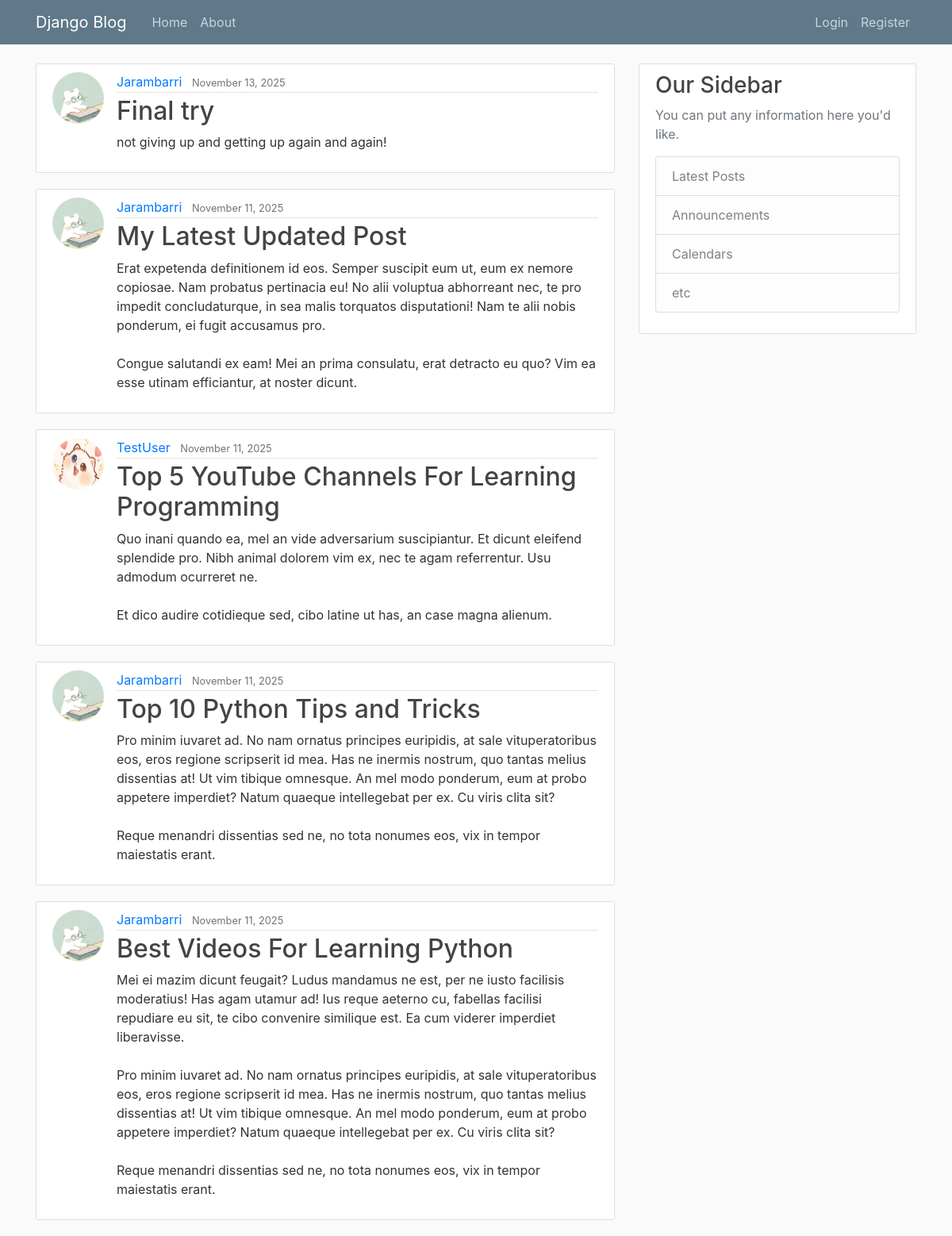
The page / on the database its author committed.
### blog/models.py (models this page shows, shortened)
class Post(models.Model):
    title = models.CharField(max_length=100) #attributes
    content = models.TextField()
    date_posted = models.DateTimeField(default=timezone.now)
    author = models.ForeignKey(User, on_delete=models.CASCADE)

### users/models.py (models this page shows, shortened)
class Profile(models.Model):
    user = models.OneToOneField(User, on_delete=models.CASCADE)
    image= models.ImageField(default='default.jpg', upload_to='profile_pics') #profile_pics is a directory

### blog/views.py (the view)
# urls.py: path('', PostListView.as_view(), name='blog-home'), #empty path is homepage, path naming avoids confusion
class PostListView(ListView):
    model = Post
    template_name = 'blog/home.html' #looking or <app>/<model>_<viewtype>.html
    context_object_name = 'posts'
    ordering = ['-date_posted']
    paginate_by = 5  # X amount of posts by page

### blog/templates/blog/home.html
{% extends "blog/base.html" %}
{% block content %}
    {% for post in posts %}
        <article class="media content-section">
        <img class="rounded-circle article-img" src="{{ post.author.profile.image.url }}" width="30" height="30">
          <div class="media-body">
            <div class="article-metadata">
                <a class="mr-2" href="#">{{ post.author }}</a>
                <small class="text-muted">{{ post.date_posted|date:"F d, Y"}}</small>
            </div>
            <h2><a class="article-title" href="{% url 'post-detail' post.id %}">{{ post.title }}</a></h2>
            <p class="article-content">{{ post.content }}</p>
          </div>
        </article>
    {% endfor %}
{% endblock content %}

### blog/static/blog/main.css (style rules this page uses)
body { background: #fafafa; color: #333333; margin-top: 5rem; }
h1, h2, h3, h4, h5, h6 { color: #444444; }
.content-section { background: #ffffff; padding: 10px 20px; border: 1px solid #dddddd; border-radius: 3px; margin-bottom: 20px; }
.article-title { color: #444444; }
.article-content { white-space: pre-line; }
.article-img { height: 65px; width: 65px; margin-right: 16px; }
.article-metadata { padding-bottom: 1px; margin-bottom: 4px; border-bottom: 1px solid #e3e3e3 }

### rows shown on the page
Post: author.profile.image (picture), author "Jarambarri", date_posted "November 13, 2025", title "Final try", content "not giving up and getting up again and again!"
Post: author.profile.image (picture), author "Jarambarri", date_posted "November 11, 2025", title "My Latest Updated Post", content "Erat expetenda definitionem id eos. Semper suscipit eum ut, eum ex nemore copiosae. Nam probatus pertinacia eu! No alii voluptua abhorreant nec, te pro impedit concludaturque, in sea malis torquatos disputationi! Nam te alii nobis ponderum, ei fugit accusamus pro. Congue salutandi ex eam! Mei an prima consulatu, erat detracto eu quo? Vim ea esse utinam efficiantur, at noster dicunt."
Post: author.profile.image (placeholder picture), author "TestUser", date_posted "November 11, 2025", title "Top 5 YouTube Channels For Learning Programming", content "Quo inani quando ea, mel an vide adversarium suscipiantur. Et dicunt eleifend splendide pro. Nibh animal dolorem vim ex, nec te agam referrentur. Usu admodum ocurreret ne. Et dico audire cotidieque sed, cibo latine ut has, an case magna alienum."
Post: author.profile.image (picture), author "Jarambarri", date_posted "November 11, 2025", title "Top 10 Python Tips and Tricks", content "Pro minim iuvaret ad. No nam ornatus principes euripidis, at sale vituperatoribus eos, eros regione scripserit id mea. Has ne inermis nostrum, quo tantas melius dissentias at! Ut vim tibique omnesque. An mel modo ponderum, eum at probo appetere imperdiet? Natum quaeque intellegebat per ex. Cu viris clita sit? Reque menandri dissentias sed ne, no tota nonumes eos, vix in tempor maiestatis erant."
Post: author.profile.image (picture), author "Jarambarri", date_posted "November 11, 2025", title "Best Videos For Learning Python", content "Mei ei mazim dicunt feugait? Ludus mandamus ne est, per ne iusto facilisis moderatius! Has agam utamur ad! Ius reque aeterno cu, fabellas facilisi repudiare eu sit, te cibo convenire similique est. Ea cum viderer imperdiet liberavisse. Pro minim iuvaret ad. No nam ornatus principes euripidis, at sale vituperatoribus eos, eros regione scripserit id mea. Has ne inermis nostrum, quo tantas melius dissentias at! Ut vim tibique omnesque. An mel modo ponderum, eum at probo appetere imperdiet? Natum quaeque intellegebat per ex. Cu viris clita sit? Reque menandri dissentias sed ne, no tota nonumes eos, vix in tempor maiestatis erant."
